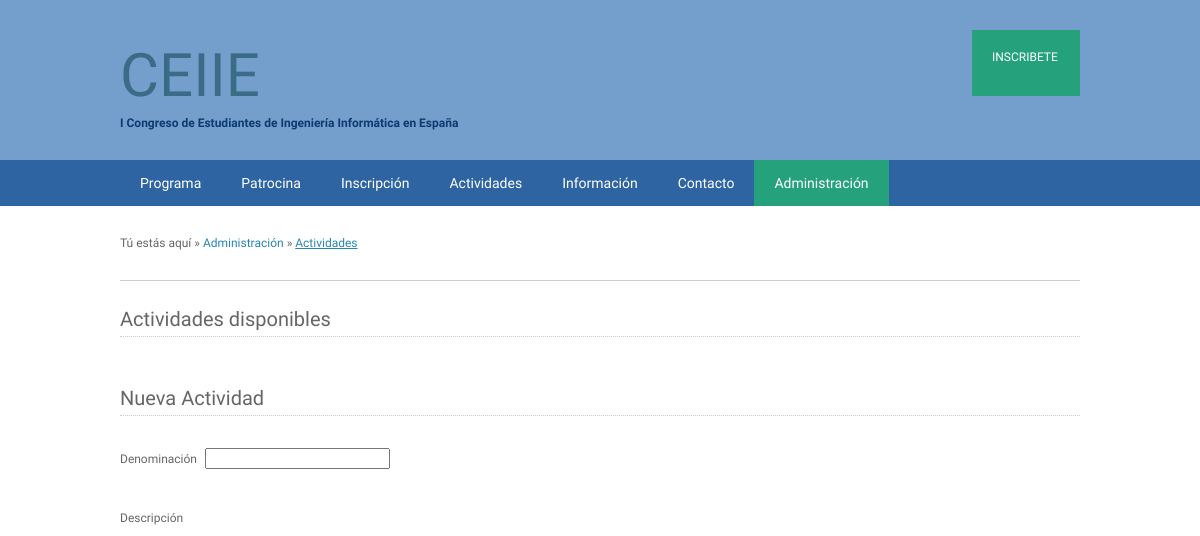
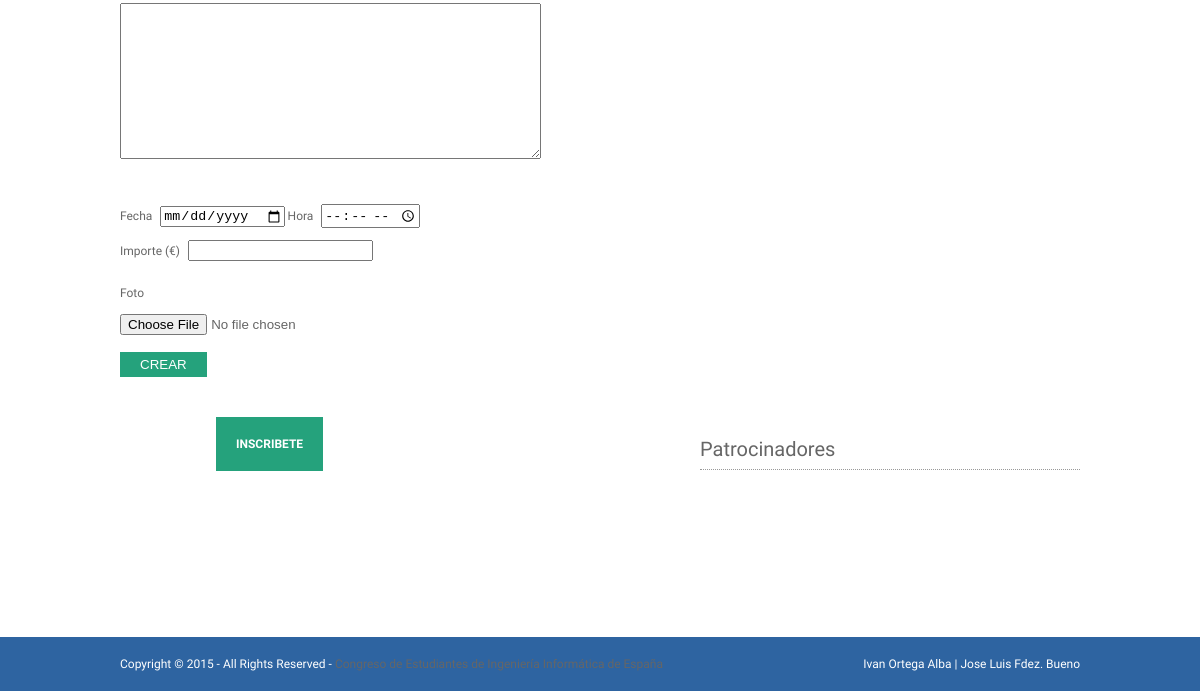
Before: /index.php?page=actividades (signed in) with the older database file (2 pictures, top to bottom).
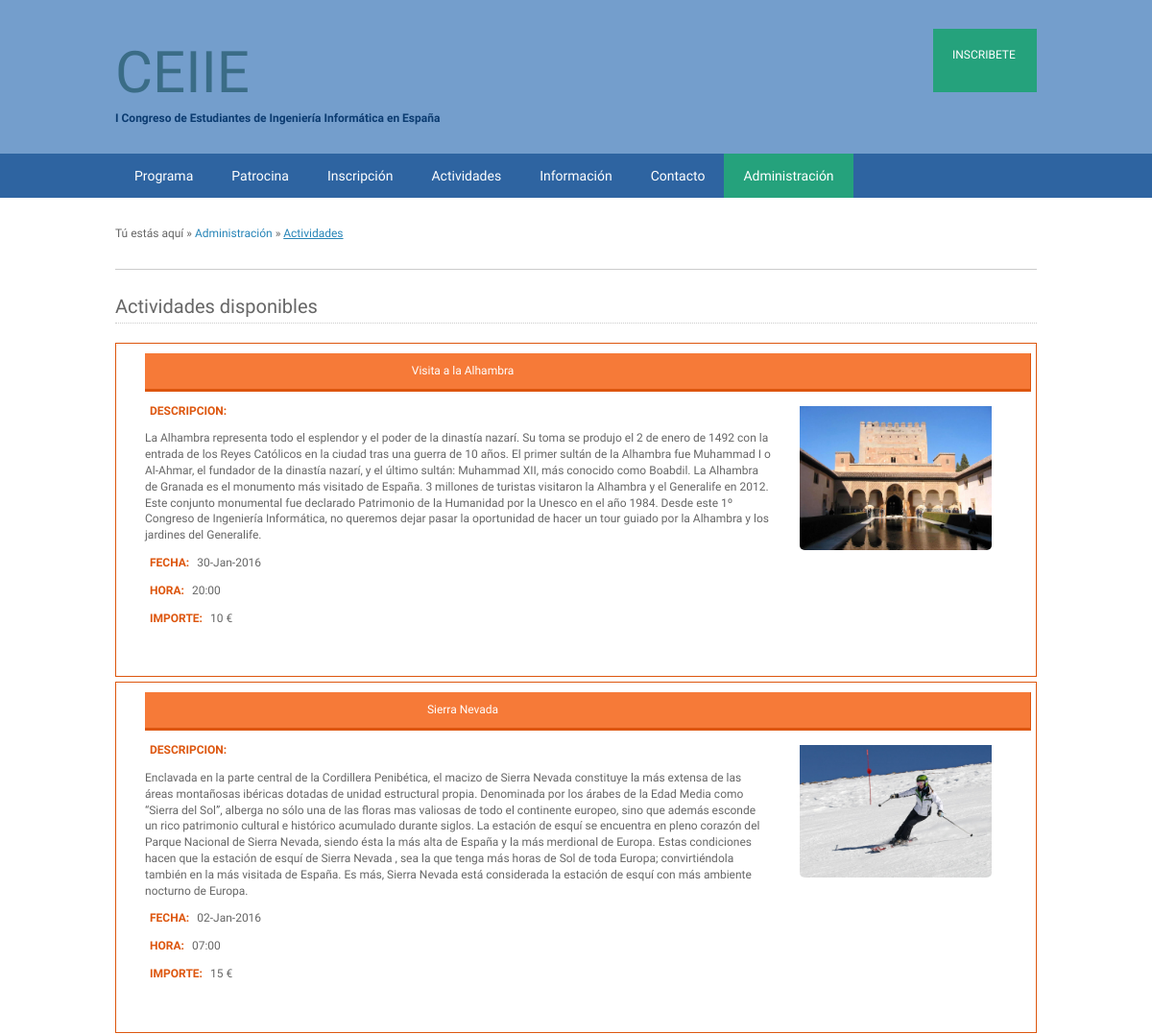
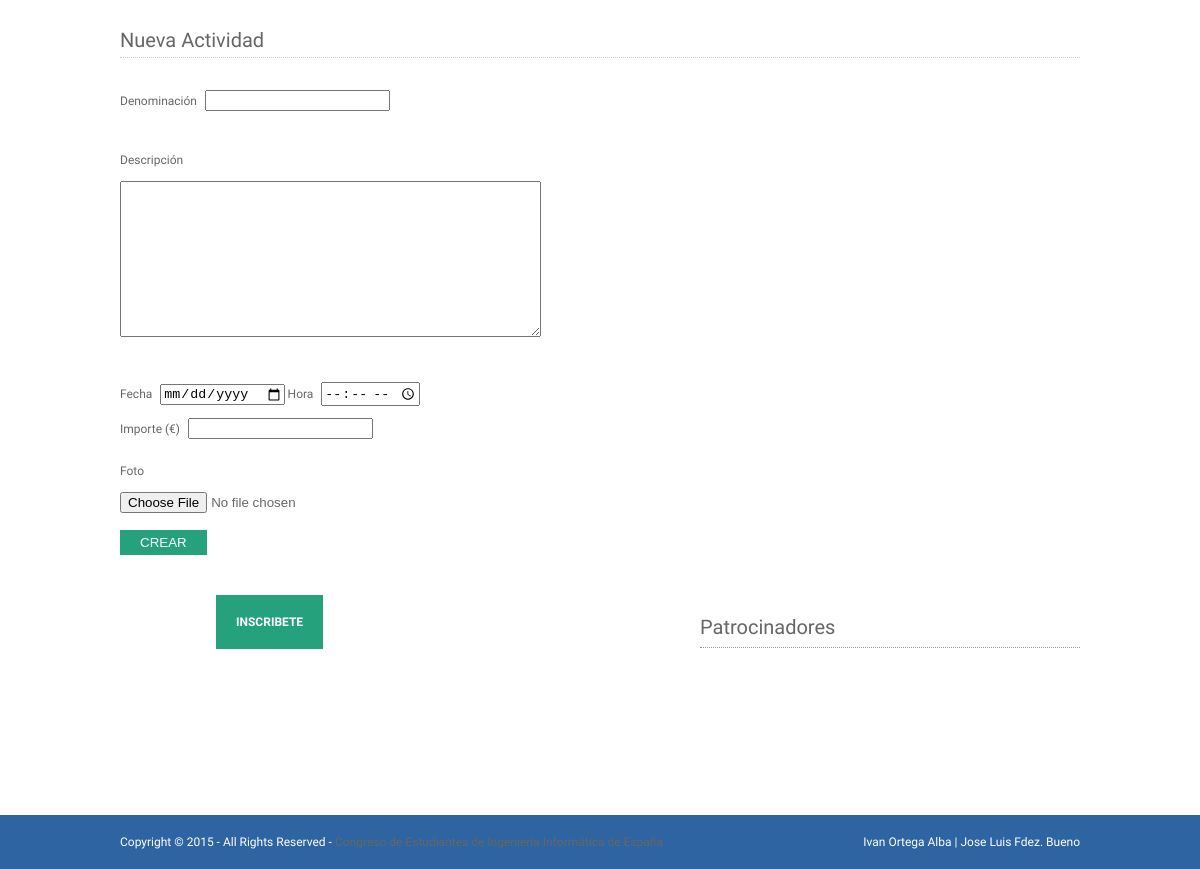
After: the same page with the newer database file (2 pictures, top to bottom).
### tables this page shows
CREATE TABLE IF NOT EXISTS `actividad` (
`idActividad` int(11) NOT NULL,
  `denominacion` varchar(200) NOT NULL,
  `descripcion` text NOT NULL,
  `fecha` date NOT NULL,
  `hora` time NOT NULL,
  `importe` int(11) NOT NULL,
  `foto` varchar(250) NOT NULL
);

### php/database/ORM.php (called while the page is built, shortened)
<?php
class ORM {
    private $conexion;
    function ORM() {
        $this->conexion = mysql_connect(DB_HOST, DB_USER, DB_PASS)
                or exit('No se pudo conectar con el servidor MySQL');
        $this->abreBD = mysql_select_db(DB_NAME, $this->conexion);
    }
    function query($query) {
        return mysql_query($query, $this->conexion);
    }
}

### php/model/containers/Contenedor.php (called while the page is built, shortened)
<?php
include_once 'php/database/ORM.php';;
class Contenedor {
    public function __construct() {
        $this->orm = new ORM();
    }
}

### php/model/containers/ContenedorActividad.php (called while the page is built, shortened)
<?php
include_once 'php/model/Actividad.php';
class ContenedorActividad extends Contenedor{
    function getAll() {
        $actividades = array();
        $resultRow = $this->orm->query("SELECT * FROM actividad");
        while ($r = mysql_fetch_array($resultRow)) {
            $actividades[] = new Actividad($r);
        }
        return $actividades;
    }
}

### php/model/Actividad.php (called while the page is built, shortened)
<?php
class Actividad {
    public $denominacion;
    public $descripcion;
    public $fecha;
    public $hora;
    public $importe;
    public $foto;
    function __construct() {
        $params = func_get_args();
        $num_params = func_num_args();
        $funcion_constructor = '__construct' . $num_params;
    }
    function __construct7($id, $denominacion, $descripcion, $fecha, $hora, $importe, $foto) {
        $this->denominacion = $denominacion;
        $this->descripcion = $descripcion;
        $this->fecha = $fecha;
        $this->hora = $hora;
        $this->importe = $importe;
        $this->foto = $foto;
    }
    function getDenominacion() {
        return $this->denominacion;
    }
    function getDescripcion() {
        return $this->descripcion;
    }
    function getFechaEU() {
        return date("d-M-Y", strtotime($this->fecha));
    }
    function getHora() {
        return date("H:i", strtotime($this->hora));
    }
    function getImporte() {
        return $this->importe;
    }
    function getFoto() {
        return $this->foto;
    }
}

### pages/actividades.php (the view, shortened to what this page needs)
<?php
include_once 'php/model/containers/ContenedorActividad.php';
$cActividad = new ContenedorActividad();
?>
<div class="wrapper col3">
    <div id="breadcrumb">
        <ul>
            <li class="first">Tú estás aquí</li>
            <li>&#187;</li>
            <li><a href="#">Administración</a>
            </li>
            <li>&#187;</li>
            <li class="current"><a href="#">Actividades</a>
            </li>
        </ul>
    </div>
</div>
<div class="wrapper col5">
    <div id="container">
        <h2>Actividades disponibles</h2>
        <div id="actividades" class="lista-actividades">
            <?php
            $lActividades = $cActividad->getAll();
            foreach ($lActividades as $a) {
                ?>
                <div id="actividad-<?php $a->getId() ?>" class="actividades elemento-listado">
                    <p class="titulo-elemento-listado"><?php echo $a->getDenominacion() ?>
                    <img src="<?php echo DIR_FOTOS_ACT . $a->getFoto() ?>" class="foto-listado" alt="Foto de la actividad<?php $a->getId() ?>">
                    <p><strong>Descripcion: </strong></p><p><?php echo $a->getDescripcion() ?></p>
                    <p><strong>Fecha: </strong><?php echo $a->getFechaEU() ?></p>
                    <p><strong>Hora: </strong><?php echo $a->getHora() ?> </p>
                    <p><strong>Importe: </strong><?php echo $a->getImporte() ?> €</p>
                </div>
                <?php
            }
            ?>
        </div>
        <br><br>
        <h2>Nueva Actividad</h2>
        <form action="index.php?page=actividades" method="POST" enctype="multipart/form-data">
            <fieldset>
                <p>
                    <label for="denominacion">Denominación</label>
                    <input type="text" name="denominacion" placeholder="" required/>
                </p>
                <br>
                <p><label for="descripcion">Descripción</label></p>
                <p><textarea rows="10" cols="50" id="descripcion" name="descripcion" required></textarea></p>
                <br>
                <p>
                    <label for="fecha">Fecha</label>
                    <input type="date" name="fecha" required />
                    <label for="hora">Hora</label>
                    <input type="time" name="hora" required/>
                </p>
                <p>
                    <label for="importe">Importe (€)</label>
                    <input type="number" name="importe" required/>
                </p>
                <fieldset>
                    <p><label for="foto">Foto</label></p>
                    <input type="file" id="foto" name="foto">
                </fieldset>
                <br>
                <input type="submit" class="btn-default" name="crear" value="Crear">
            </fieldset>
        </form>
    </div>
</div>

### head.php (shortened to what this page needs)
<!DOCTYPE html>
<html xmlns="http://www.w3.org/1999/xhtml">
    <head>
        <link rel="stylesheet" href="layout/styles/layout.css" type="text/css" />
        <link rel="stylesheet" href="//maxcdn.bootstrapcdn.com/font-awesome/4.3.0/css/font-awesome.min.css"/>
    </head>

### header.php (shortened to what this page needs)
<body id="top">
    <div class="wrapper col1">
        <div id="header">
            <div id="logo">
                <h1><a href="index.php">CEIIE</a></h1>
                <p><strong>I Congreso de Estudiantes de Ingeniería
                        Informática en España</strong>
                </p>
            </div>
            <?php
            if (isset($_SESSION['usuario'])) {
                if ($_SESSION['inscrito']) {
                    ?>
                    <a href="index.php?page=mi-inscripcion" id="inscribete" class="btn-grande btn-verde fl_right">MI INSCRIPCIÓN</a>
                    <?php
                } else {
                    ?>
                    <a href="index.php?page=inscripcion" id="inscribete" class="btn-grande btn-verde fl_right">INSCRIBETE</a>
                <?php }
} ?>
            <br class="clear" />
        </div>
    </div>
    <div class="wrapper col2">
        <div id="topbar">
            <div id="topnav">
                <ul>
                    <li><a href="index.php?page=programa">Programa</a>
                    </li>
                    <li><a href="index.php?page=patrocina">Patrocina</a>
                    </li>
                    <li><a href="index.php?page=inscripcion">Inscripción</a>
                    </li>
                    <li><a href="#">Actividades</a>
                    </li>
                    <li><a href="#">Información</a>
                    </li>
                    <li><a href="index.php?page=contacto">Contacto</a>
                    </li>
<?php if (isset($_SESSION['usuario'])) { ?>
                        <li id="nav-admin"><a href="#" class="color-admin">Administración</a>
                        </li>
<?php } ?>
                </ul>
            </div>
            <br class="clear" />
        </div>
    </div>

### index.php (shortened to what this page needs)
<?php
include_once('head.php');
include_once('header.php');
$treePages = Array(
    "programa" => Array(
        "agiles" => 'pages/programas/agiles.php',
        "ifml" => 'pages/programas/ifml.php',
        "prince" => 'pages/programas/prince.php',
        "windows" => 'pages/programas/windows.php',
        "unix" => 'pages/programas/unix.php',
        "ios" => 'pages/programas/ios.php',
        "visualizacion" => 'pages/programas/visualizacion.php',
        "digitalizacion" => 'pages/programas/digitalizacion.php',
        "realidad_aumentada" => 'pages/programas/realidad_aumentada.php',
        "paralela" => 'pages/programas/paralela.php',
        "distribuidos" => 'pages/programas/distribuidos.php',
        "tiempo_real" => 'pages/programas/tiempo_real.php',
        "db_multidimensionales" => 'pages/programas/db_multidimensionales.php',
        "db_oo" => 'pages/programas/db_oo.php',
        "db_distribuidos" => 'pages/programas/db_distribuidos.php',
        "haptica" => 'pages/programas/haptica.php',
        "wereables" => 'pages/programas/wereables.php',
        "realidad_virual" => 'pages/programas/realidad_virtual.php',
        "procesadores" => 'pages/programas/procesadores.php',
        "traductores" => 'pages/programas/traductores.php',
        "habla" => 'pages/programas/habla.php'),
    "patrocina" => 'pages/patrocina.php',
    "inscripcion" => 'pages/inscripcion.php',
    "alhambra" => 'pages/alhambra.php',
    "sierra_nevada" => 'pages/sierra_nevada.php',
    "etsiit" => 'pages/etsiit.php',
    "granada" => 'pages/granada.php',
    "contacto" => 'pages/contacto.php',
    "registroUsuario" => 'pages/registroUsuario.php',
    "cuotas" => 'pages/cuotas.php',
    "actividades" => 'pages/actividades.php',
    "logout" => 'php/logout.php'
);
if (isset($_GET['page']) && $treePages[$_GET['page']]) {
    if ($_GET['page'] != "programa") {
        include_once $treePages[$_GET['page']];
    }
} else {
    include_once 'contain.php';
}
include_once('footer.php');
?>

### footer.php (shortened to what this page needs)
<div class="wrapper col6">
    <div id="footer">
        <?php if (!isset($_SESSION['usuario'])) { ?>
            <div id="login">
                <h2>Login</h2>
                <p>Accede y gestiona tu participación en el CEIIE.</p>
                <form action="index.php" method="post">
                    <fieldset>
                        <div class="fl_left">
                            <input type="text" name="usuario" value="" placeholder="Introduce tu email" />
                            <input type="password" name="password" value="" placeholder="Contraseña" />
                        </div>
                        <div class="fl_right">
                            <input type="submit" class="btn-default" name="login" id="login_go" value="Sign In" />
                        </div>
                    </fieldset>
                    <div class="<?php if (isset($claseMensaje)) echo $claseMensaje; ?>"><?php if (isset($mensaje)) echo $mensaje; ?></div>
                </form>
                <p><a href="#">&raquo; No recuerdo la contraseña</a> | <a href="index.php?=registroUsuario">Crear una cuenta</a>
                </p>
            </div>
            <?php
        }else {
            if ($_SESSION['inscrito']) {
                ?>
                <a href="index.php?page=mi-inscripcion" id="inscribete" class="btn-grande btn-verde">MI INSCRIPCIÓN</a>
                <?php
            } else {
                ?>
                <a href="index.php?page=inscripcion" id="inscribete" class="btn-grande btn-verde">INSCRIBETE</a>
        <?php }} ?>
        <div id="patrocinadores" class="footbox-2">
            <h2>Patrocinadores</h2>
            <div id="slideshow">
            </div>
        </div>
        <br class="clear" />
    </div>
</div>
<div class="wrapper col7">
    <div id="copyright">
        <p class="fl_left">Copyright &copy; 2015 - All Rights Reserved - <a href="#">Congreso de Estudiantes de Ingeniería Informática de España</a>
        </p>
        <p class="fl_right">Ivan Ortega Alba | Jose Luis Fdez. Bueno</p>
        <br class="clear" />
    </div>
</div>
</body>
</html>

### layout/styles/layout.css (style rules this page uses)
html { overflow-y: scroll; }
body { margin: 0; padding: 0; font-size: 12px; font-family: 'Raleway', sans-serif; color: #FFFFFF; background-color: #2E64A1; }
a { outline: none; text-decoration: none; }
.fl_left, .imgl { float: left; }
.fl_right, .imgr { float: right; }
div.wrapper { display: block; width: 100%; margin: 0; text-align: left; }
div.wrapper h1, div.wrapper h2, div.wrapper h3, div.wrapper h4, div.wrapper h5, div.wrapper h6 { margin: 0 0 20px 0; padding: 0 0 8px 0; font-size: 20px; font-weight: normal; }
.col1 { color: #0B3B70; background-color: #749ECC; }
.col2 { color: #FFFFFF; background-color: #2E64A1; }
.col3, .col4, .col5 { color: #666666; background-color: #FFFFFF; }
.col6 { color: #666666; background-color: white; }
.col6 a { color: #666666; background-color: none; text-decoration-color: none; }
.col7, .col7 a { color: #666666; background-color: #2E64A1; }
#header, #topbar, #intro, #services, #breadcrumb, #container, #footer, #copyright { display: block; position: relative; width: 960px; margin: 0 auto; }
#header { padding: 30px 0; }
#header #logo { display: block; float: left; width: 400px; margin-top: 10px; }
#header #logo h1, #header #logo p { margin: 0; padding: 0; line-height: normal; }
#header #logo p { font-size: 12px; }
#header #logo h1 { margin: 0 0 5px 0; padding: 0; font-size: 60px; border: none; }
#header h1 a { color: #3A6C86; }
#topbar { z-index: 1000; }
#breadcrumb { padding: 30px 0; border-bottom: 1px solid #CCCCCC; }
#breadcrumb a { color: #2684B7; background-color: #FFFFFF; }
#breadcrumb ul { margin: 0; padding: 0; list-style: none; }
#breadcrumb ul li { display: inline; }
#breadcrumb ul li.current a { text-decoration: underline; }
#container { padding: 30px 0; line-height: 1.4em; }
#container h1, #container h2, #container h3, #container h4, #container h5, #container h6 { padding-bottom: 8px; border-bottom: 1px dotted #CCCCCC; }
#container img { max-width: 700px; margin: 30px; }
#footer { padding: 30px 0; }
#footer h2 { margin-bottom: 10px; border-bottom: 1px dotted #999999; }
#footer p, #footer ul, #footer a { margin: 0; padding: 0; font-weight: normal; list-style: none; line-height: normal; background-color: none; }
#footer .footbox-2 { display: block; float: right; width: 380px; margin: 0 0 0 30px; overflow: hidden; height: 170px; }
#copyright { padding: 20px 0; }
#copyright p { margin: 0; padding: 0; text-decoration: none; color: white; }
#topnav li a.color-admin, #topnav #nav-admin a, btn-verde, .btn-default { background-color: #25A27C; }
.elemento-listado { padding:10px 5px 40px 30px; border: 1px solid #DD560E; margin-top:5px; }
.elemento-listado strong { color: #DD560E; text-transform: uppercase; padding-left:5px; margin-right:5px; }
.elemento-listado .titulo-elemento-listado { background-color:#F67A38; color:white; text-align:center; padding: 10px; margin: 0px ; border-bottom: 3px solid #DD560E; border-right: 1px solid #DD560E; }
.foto-listado { float:right; display: block; margin: 0; padding: 15px 0px 0px 0px; border: 0; width: 200px; border-radius:5px; }

### layout/styles/navi.css (style rules this page uses)
#topnav { display: block; float: left; width: 100%; margin: 0; padding: 0; list-style: none; font-size: 14px; font-weight: normal; color: #FFFFFF; background-color: #2E64A1; }
#topnav ul, #topnav li { float: left; list-style: none; margin: 0; padding: 0; }
#topnav li a:link, #topnav li a:visited, #topnav li a:hover { display: block; margin: 0; padding: 15px 20px; color: #FFFFFF; background-color: #2E64A1; }

### layout/styles/forms.css (style rules this page uses)
form, fieldset, legend { margin: 0; padding: 0; border: none; }
form label { margin-right: 5px; }
.btn-default { margin: 0; margin-right: 5px; padding: 5px 20px 5px 20px; text-transform: uppercase; color: #FFFFFF; background-color: #25A27C; border-color: None; border:none; }
a.btn-grande { padding: 20px; margin: 0; text-transform: uppercase; color: #FFFFFF; background-color: #25A27C; border-color: None; cursor: pointer; width: 68px; height: 26px; }
#footer #inscribete { padding: 20px; margin-top: 30px; margin-left: 10%; color: white; font-weight: 600; text-transform: uppercase; background-color: #25A27C; cursor: pointer; }

### layout/styles/slider.css (style rules this page uses)
#slideshow { position:relative; height:200px; overflow: hidden; padding:0; }

Changed rows visible on the page:
added actividad: denominacion "Visita a la Alhambra", foto (picture), descripcion "La Alhambra representa todo el esplendor y el poder de la dinastía nazarí. Su toma se produjo el 2 de enero de 1492 con la entrada de los Reyes Católicos en la ciudad tras una guerra de 10 años. El primer sultán de la Alhambra fue Muhammad I o Al-Ahmar, el fundador de la dinastía nazarí, y el último sultán: Muhammad XII, más conocido como Boabdil. La Alhambra de Granada es el monumento más visitado de España. 3 millones de turistas visitaron la Alhambra y el Generalife en 2012. Este conjunto monumental fue declarado Patrimonio de la Humanidad por la Unesco en el año 1984. Desde este 1º Congreso de Ingeniería Informática, no queremos dejar pasar la oportunidad de hacer un tour guiado por la…", fecha "30-Jan-2016", hora "20:00", importe "10"
added actividad: denominacion "Sierra Nevada", foto (picture), descripcion "Enclavada en la parte central de la Cordillera Penibética, el macizo de Sierra Nevada constituye la más extensa de las áreas montañosas ibéricas dotadas de unidad estructural propia. Denominada por los árabes de la Edad Media como “Sierra del Sol”, alberga no sólo una de las floras mas valiosas de todo el continente europeo, sino que además esconde un rico patrimonio cultural e histórico acumulado durante siglos. La estación de esquí se encuentra en pleno corazón del Parque Nacional de Sierra Nevada, siendo ésta la más alta de España y la más merdional de Europa. Estas condiciones hacen que la estación de esquí de Sierra Nevada , sea la que tenga más horas de Sol de toda Europa;…", fecha "02-Jan-2016", hora "07:00", importe "15"
